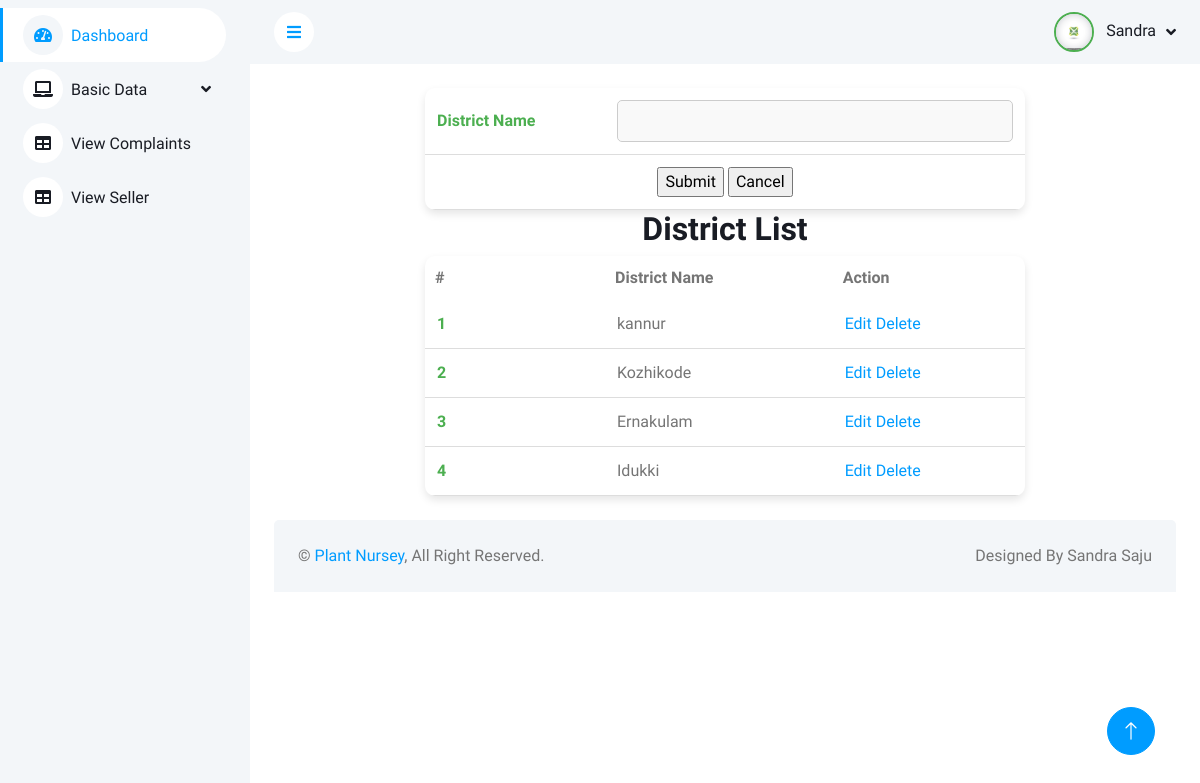
Screenshot of /PROJECT/Admin/District.php (signed in) with the database file from the repository.
### tables this page shows
CREATE TABLE `tbl_district` (
  `district_id` int(11) NOT NULL,
  `district_name` varchar(50) NOT NULL
);

### PROJECT/Admin/District.php (the view, shortened to what this page needs)
<?php
include("../Assets/connection/connection.php");
include('Head.php');
$ename="";
		 ?>
<!DOCTYPE html PUBLIC "-//W3C//DTD XHTML 1.0 Transitional//EN" "http://www.w3.org/TR/xhtml1/DTD/xhtml1-transitional.dtd">
<html xmlns="http://www.w3.org/1999/xhtml">
<head>
</head>
<body>
<form id="form1" name="form1" method="post" action="">
<table border="0" cellspacing="0" cellpadding="10" align="center">
          <tr>
            <td width="101">District Name</td>
            <td width="83">
              <input
                type="text"
                name="txt_name"
                id="txt_name"
                required
                pattern="^[A-Z][a-zA-Z ]*$"
                title="District name should start with a capital letter and contain only alphabetic characters and spaces."
                value="<?php echo $ename ?>"
              />
            </td>
          </tr>
          <tr>
            <td colspan="2">
              <div align="center">
                <input type="submit" name="btn_submit" id="btn_submit2" value="Submit" />
                <input type="submit" name="btn_cancel" id="btn_cancel" value="Cancel" />
              </div>
            </td>
          </tr>
        </table>
      </form>
    </div>
    <div align="center">
      <h2>District List</h2>
      <table border="1" cellspacing="0" cellpadding="10" align="center">
        <tr>
          <th>#</th>
          <th>District Name</th>
          <th>Action</th>
        </tr>
        <?php
          $i = 0;
          $sel = "SELECT * FROM tbl_district";
          $row = $con->query($sel);
          while ($data = $row->fetch_assoc()) {
              $i++;
        ?>
        <tr>
          <td><?php echo $i; ?></td>
          <td><?php echo htmlspecialchars($data['district_name']); ?></td>
          <td>
            <a href="District.php?editid=<?php echo $data['district_id']; ?>">Edit</a>
            <a href="District.php?id=<?php echo $data['district_id']; ?>">Delete</a>
          </td>
        </tr>
        <?php } ?>
      </table>
</body>
</html><?php
include('Foot.php');
?>

### PROJECT/Assets/Template/Admin/css/style.css (style rules this page uses)
:root { --primary: #009CFF; --light: #F3F6F9; --dark: #191C24; }

### PROJECT/Admin/District.php (style rules this page uses)
table { width: 100%; max-width: 600px; background-color: #ffffff; border-radius: 10px; box-shadow: 0 4px 8px rgba(0, 0, 0, 0.1); overflow: hidden; border-collapse: collapse; }
table, td { padding: 12px; border: none; text-align: left; }
td { border-bottom: 1px solid #ddd; }
td:first-child { font-weight: bold; color: #4caf50; width: 30%; }
input[type="text"], textarea, select { width: 100%; padding: 8px; border-radius: 5px; border: 1px solid #ccc; background-color: #f9f9f9; }

### rows the page displays
tbl_district: district_name "kannur"
tbl_district: district_name "Kozhikode"
tbl_district: district_name "Ernakulam"
tbl_district: district_name "Idukki"
